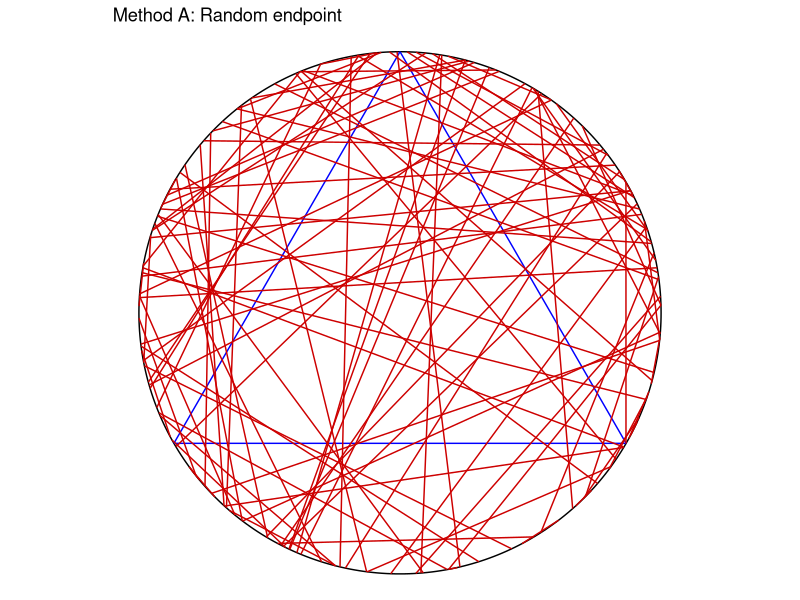
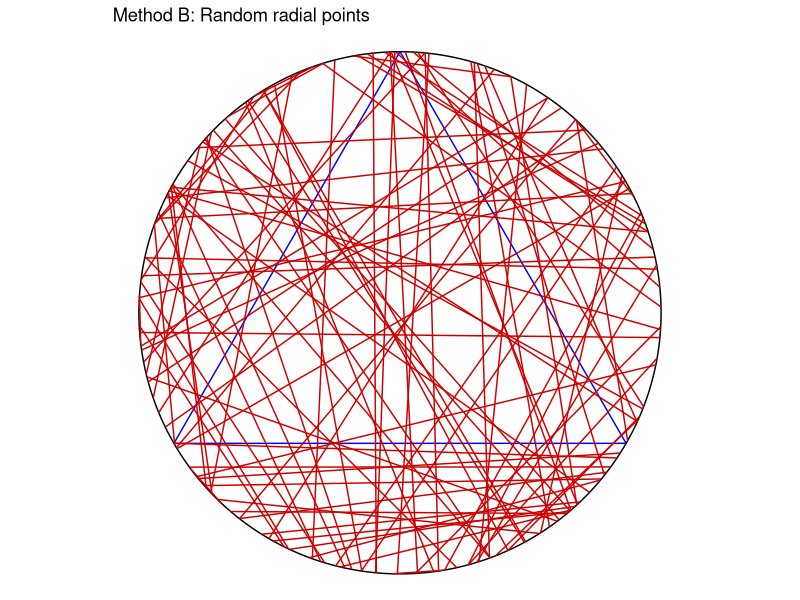
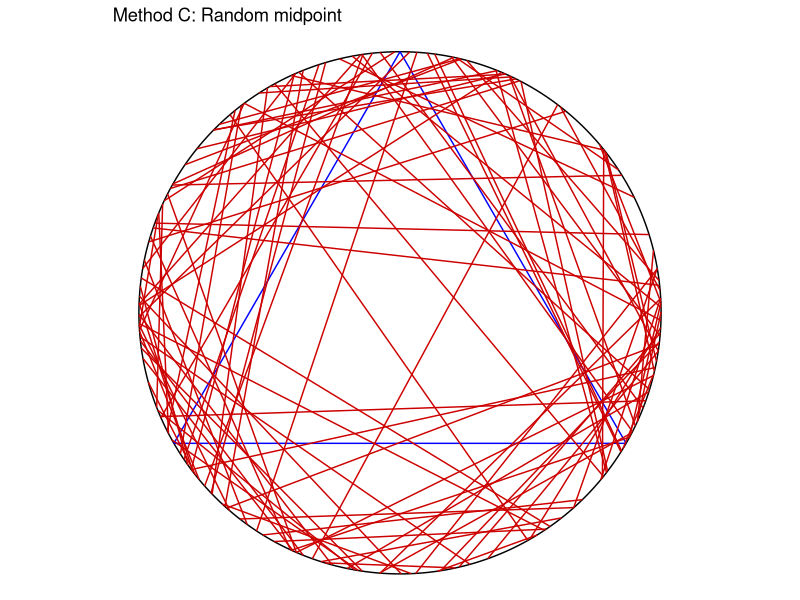

The R script that drew these images, in order:
# The value of probabilities of chords  being longer than 
# the length of the side of equilateral triangle obtained by running the code are:
# PA = 0.33
# PB = 0.50
# PC = 0.25
# However there is a small change in values of probabilities for each running 
# due to the chords being plotted randomly on the surface of the circle. 

library(tidyverse)
library(ggforce)
theme_set(theme_void()) 

x0=0; y0=0; #center of circle
r=1; #radius
numbLines=100; #number of lines

#coordinates of equilateral triangle
eqtri_df <- tibble(
  x    = c(0, sqrt(3) / 2, -sqrt(3) / 2),
  y    = c(1, -0.5, -0.5),
  xend = c(sqrt(3) / 2, -sqrt(3) / 2, 0),
  yend = c(-0.5, -0.5, 1)
)


# Method A......................................................................

thetaA1=2*pi*runif(numbLines); #choose angular component uniformly
thetaA2=2*pi*runif(numbLines); #choose angular component uniformly

#coordinates of random chords
rdmchr_A <- tibble(
  x    = x0+r*cos(thetaA1),
  y    = y0+r*sin(thetaA1),
  xend = x0+r*cos(thetaA2),
  yend = y0+r*sin(thetaA2)
)

## Calculate probability that the chord is longer than a side of the triangle

#coordinates of random chords
xA    = x0+r*cos(thetaA1);
yA    = y0+r*sin(thetaA1);
xAend = x0+r*cos(thetaA2);
yAend = y0+r*sin(thetaA2);

#length of triangle side
lengthSide<-r*sqrt(3); 

#lengths of the chords
lengthA=sqrt((xA-xAend)^2+(yA-yAend)^2);

#probability of chord being longer than triangle side
probA=mean(lengthA > lengthSide); 

## Plot A
pA <- ggplot() +
  ggforce::geom_circle(aes(x0 = 0, y0 = 0, r = 1), col = "black") +
  geom_segment(data = eqtri_df, aes(x = x, y = y, xend = xend, yend = yend), col = "blue") +
  geom_segment(data = rdmchr_A, aes(x = x, y = y, xend = xend, yend = yend),
               col = "red3") +
  coord_equal()

print(pA + ggtitle("Method A: Random endpoint"))

              
# Method B......................................................................

thetaB=2*pi*runif(numbLines); #choose angular component uniformly
pB=r*runif(numbLines); #choose radial component uniformly
qB=sqrt(r^2-pB^2); #distance to circle edge (along line)

#calculate trig values
sin_thetaB=sin(thetaB);
cos_thetaB=cos(thetaB);

# Coordinates of random chord
rdmchr_B <- tibble(
  x    = x0+pB*cos_thetaB+qB*sin_thetaB,
  y    = y0+pB*sin_thetaB-qB*cos_thetaB,
  xend = x0+pB*cos_thetaB-qB*sin_thetaB,
  yend = y0+pB*sin_thetaB+qB*cos_thetaB
)

## Calculate probability that the chord is longer than a side of the triangle

#coordinates of random chord
xB    = x0+pB*cos_thetaB+qB*sin_thetaB;
yB    = y0+pB*sin_thetaB-qB*cos_thetaB;
xBend = x0+pB*cos_thetaB-qB*sin_thetaB;
yBend = y0+pB*sin_thetaB+qB*cos_thetaB;

#length of triangle side
lengthSide<-r*sqrt(3);

#lengths of the chords
lengthB=sqrt((xB-xBend)^2+(yB-yBend)^2);

#probability of chord being longer than triangle side
probB=mean(lengthB>lengthSide);

# Plot B
pB <- ggplot() +
  ggforce::geom_circle(aes(x0 = 0, y0 = 0, r = 1), col = "black") +
  geom_segment(data = eqtri_df, aes(x = x, y = y, xend = xend, yend = yend), col = "blue") +
  geom_segment(data = rdmchr_B, aes(x = x, y = y, xend = xend, yend = yend),
               col = "red3") +
  coord_equal()

print(pB + ggtitle("Method B: Random radial points"))


# Method C.......................................................................

thetaC=2*pi*runif(numbLines); #choose angular component uniformly
pC=r*sqrt(runif(numbLines)); #choose radial component
qC=sqrt(r^2-pC^2); #distance to circle edge (along line)

#calculate trig values
sin_thetaC=sin(thetaC);
cos_thetaC=cos(thetaC);

#coordinates of random chords
rdmchr_C <- tibble(
  x    = x0+pC*cos_thetaC+qC*sin_thetaC,
  y   = y0+pC*sin_thetaC-qC*cos_thetaC,
  xend = x0+pC*cos_thetaC-qC*sin_thetaC,
  yend = y0+pC*sin_thetaC+qC*cos_thetaC
)

## Calculate probability that the chord is longer than a side of the triangle

#coordinates of random chords
xC    = x0+pC*cos_thetaC+qC*sin_thetaC;
yC    = y0+pC*sin_thetaC-qC*cos_thetaC;
xCend = x0+pC*cos_thetaC-qC*sin_thetaC;
yCend = y0+pC*sin_thetaC+qC*cos_thetaC;

#length of triangle side
lengthSide<-r*sqrt(3);

#lengths of the chords
lengthC=sqrt((xC-xCend)^2+(yC-yCend)^2);

#probability of chord being longer than triangle side
probC=mean(lengthC>lengthSide);

# Plot C
pC <- ggplot() +
  ggforce::geom_circle(aes(x0 = 0, y0 = 0, r = 1), col = "black") +
  geom_segment(data = eqtri_df, aes(x = x, y = y, xend = xend, yend = yend), col = "blue") +
  geom_segment(data = rdmchr_C, aes(x = x, y = y, xend = xend, yend = yend),
               col = "red3") +
  coord_equal()

print(pC + ggtitle("Method C: Random midpoint"))


### References..................................................................
## https://en.wikipedia.org/wiki/Bertrand_paradox_(probability)
## https://hpaulkeeler.com/the-bertrand-paradox/
## https://github.com/hpaulkeeler/posts/blob/master/BertrandParadox/BertrandParadox.R
## https://www.wikiwand.com/en/Bertrand_paradox_(probability)
